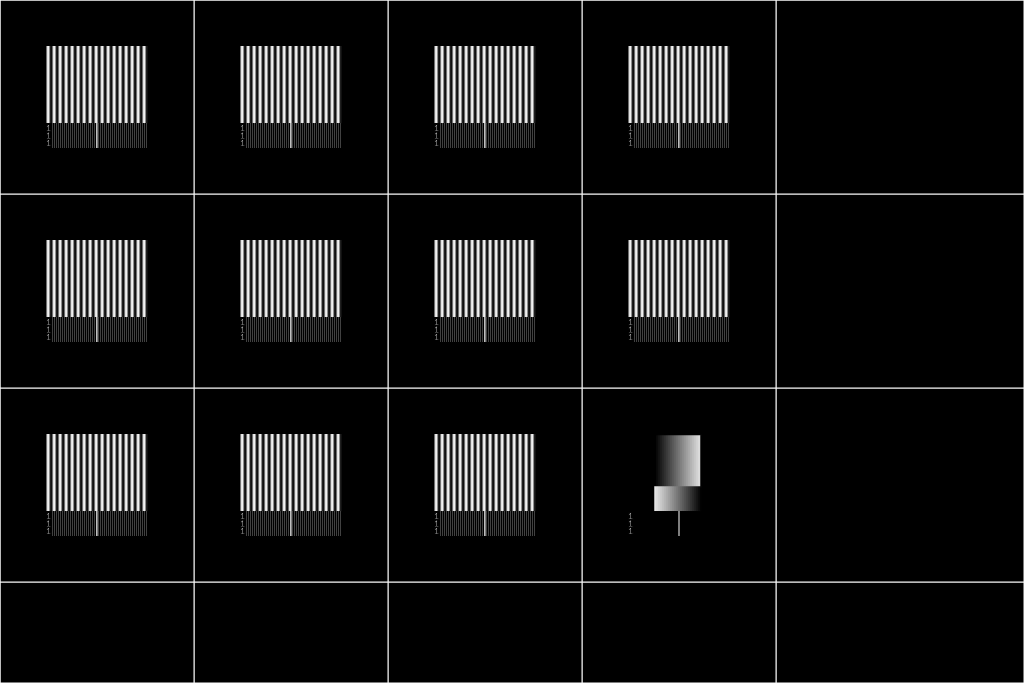
#> input picture prototype/pylib/minicosines3/0_cos.jpg, 4096 x 2732 px, found by its file name (shown at 1/4 size)
$ python edges.py
#> lines starting #> are read from the running program, lines starting #| are printed output that depends on the picture
import cv2
import matplotlib.pyplot as plt
import numpy as np


folder = "/home/samir/db3/prototype/pylib/minicosines3/"
# Open the image
img1 = cv2.imread(folder +'0_cos.jpg')
#> img1 is the input picture: shape (2732, 4096, 3); min 0, max 255, mean 21.1
img2 = cv2.imread(folder +'1_cos.jpg')
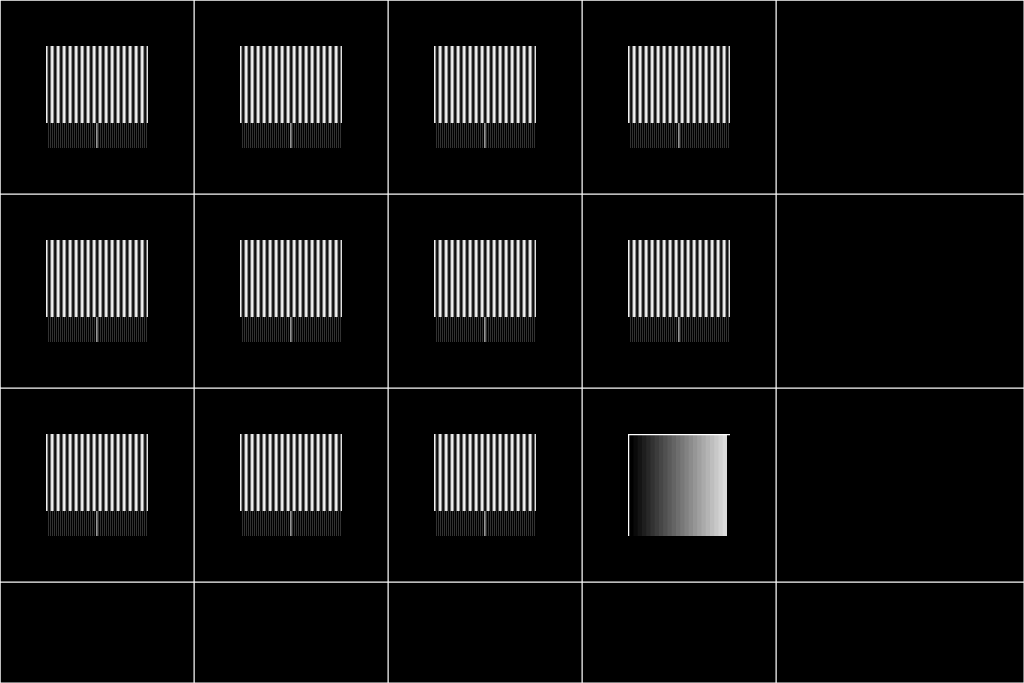
#> input picture prototype/pylib/minicosines3/1_cos.jpg, 4096 x 2732 px, found by its file name (shown at 1/4 size)
#> img2 is the input picture: shape (2732, 4096, 3); min 0, max 255, mean 21.8
img3 = cv2.imread(folder +'2_cos.jpg')
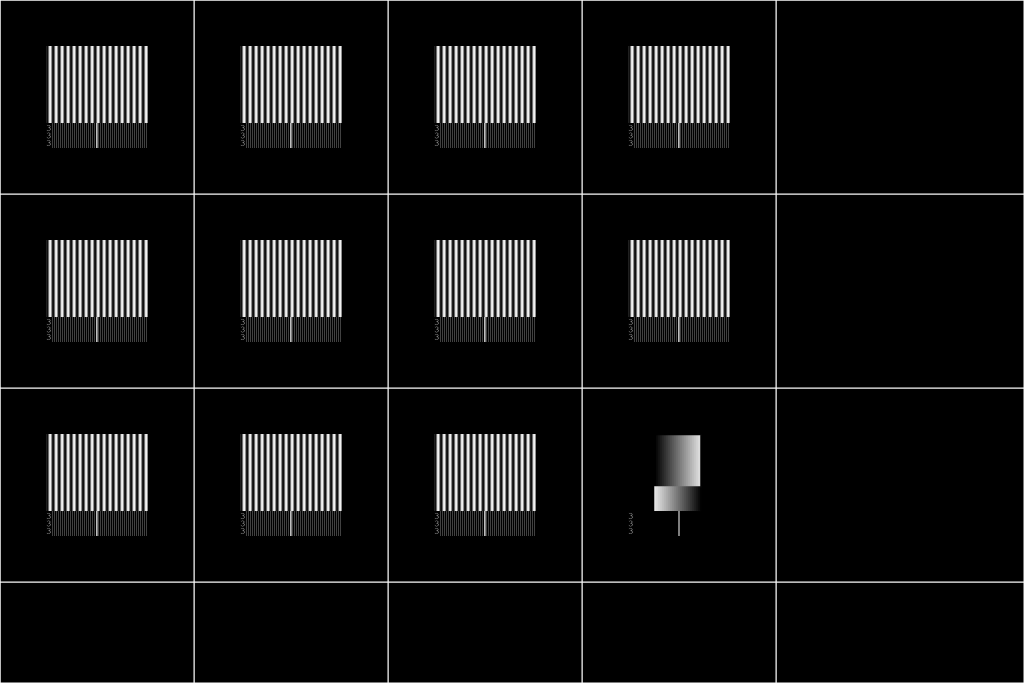
#> input picture prototype/pylib/minicosines3/2_cos.jpg, 4096 x 2732 px, found by its file name (shown at 1/4 size)
#> img3 is the input picture: shape (2732, 4096, 3); min 0, max 255, mean 21.1
img4 = cv2.imread(folder +'6_cos.jpg')
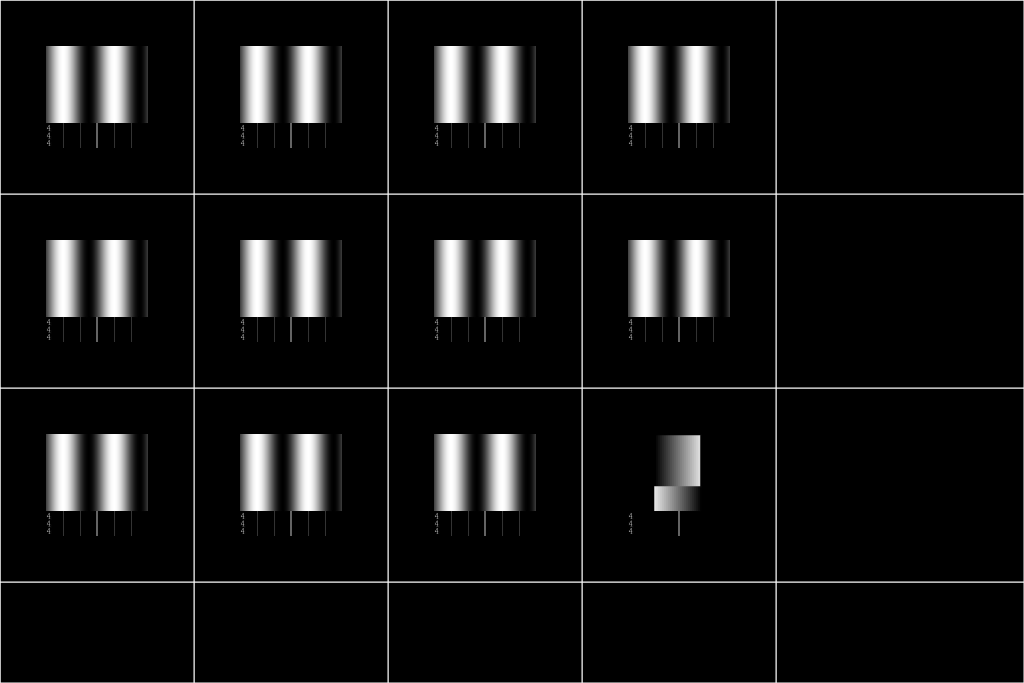
#> input picture prototype/pylib/minicosines3/6_cos.jpg, 4096 x 2732 px, found by its file name (shown at 1/4 size)
#> img4 is the input picture: shape (2732, 4096, 3); min 0, max 255, mean 19.9
img5 = cv2.imread(folder +'7_cos.jpg')
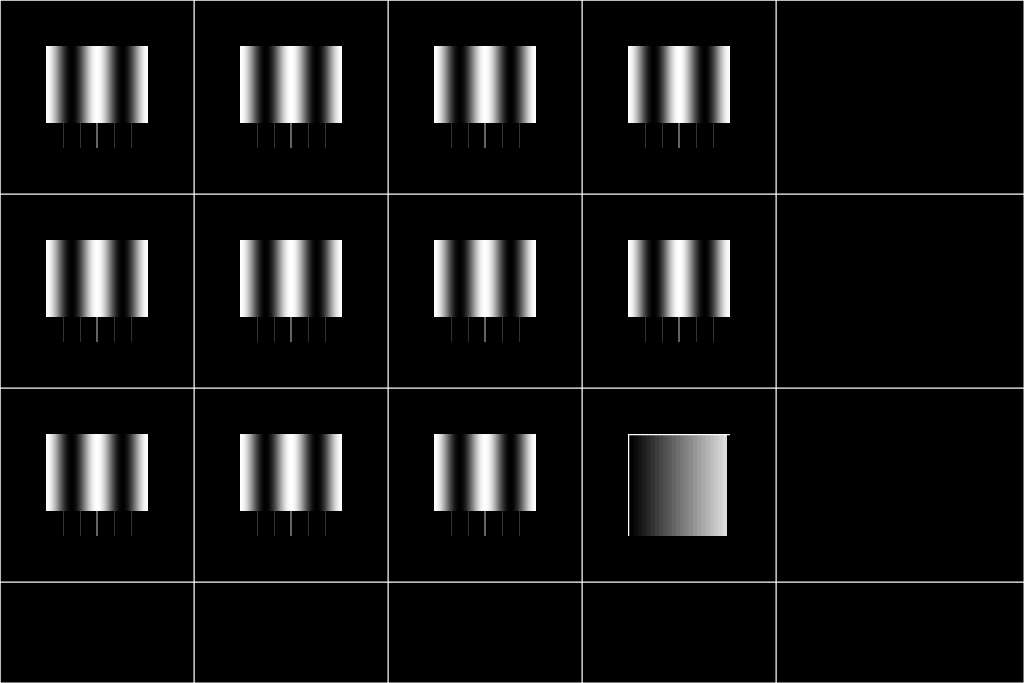
#> input picture prototype/pylib/minicosines3/7_cos.jpg, 4096 x 2732 px, found by its file name (shown at 1/4 size)
#> img5 is the input picture: shape (2732, 4096, 3); min 0, max 255, mean 20.9
img6 = cv2.imread(folder +'8_cos.jpg')
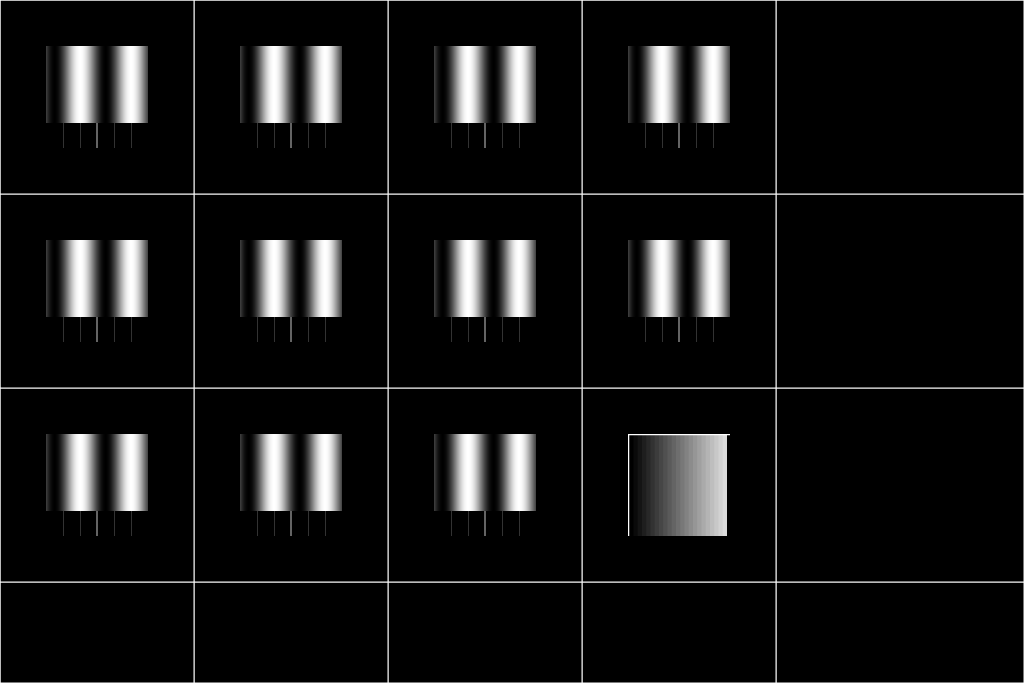
#> input picture prototype/pylib/minicosines3/8_cos.jpg, 4096 x 2732 px, found by its file name (shown at 1/4 size)
#> img6 is the input picture: shape (2732, 4096, 3); min 0, max 255, mean 20.9
centertemplate = img1[500:520, 386:390]
cv2.imwrite(folder + 'centertemplate.png', centertemplate)
fringetemplate = img1[500:520, 375:379]
cv2.imwrite(folder + 'fringetemplate.png', fringetemplate)
onetemplate = img1[500:530, 187:203]
cv2.imwrite(folder + 'onetemplate.png', onetemplate)
twotemplate = img2[500:530, 187:203]
cv2.imwrite(folder + 'twotemplate.png', twotemplate)
threetemplate = img3[500:530, 187:203]
cv2.imwrite(folder + 'threetemplate.png', threetemplate)
fourtemplate = img4[500:530, 187:203]
cv2.imwrite(folder + 'fourtemplate.png', fourtemplate)
fivetemplate = img5[500:530, 187:203]
cv2.imwrite(folder + 'fivetemplate.png', fivetemplate)
sixtemplate = img6[500:530, 187:203]
cv2.imwrite(folder + 'sixtemplate.png', sixtemplate)


def match(img, template):
    h, w, _ = template.shape
#> h = 30; w = 16
    print(template.shape)
#| (30, 16, 3)
    print(w,h)
#| 16 30
    res = cv2.matchTemplate(img,template,cv2.TM_CCOEFF_NORMED)
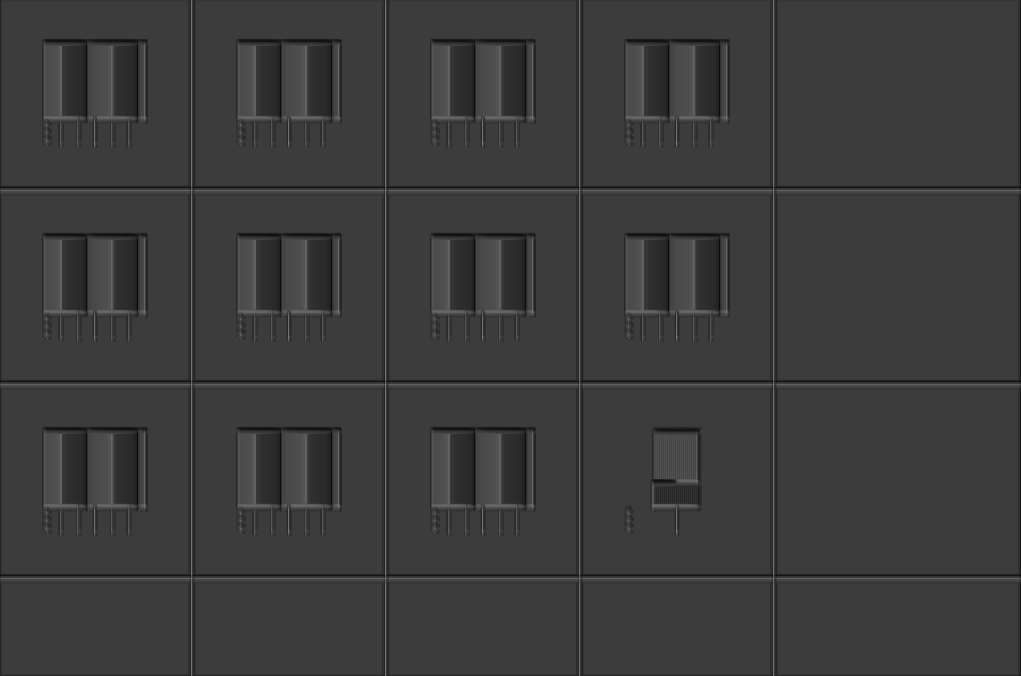
#> res: shape (2703, 4081) float32 (shown at 1/4 size); min -0.309, max 1, mean -0.00274; drawn with min black and max white
    threshold = 0.9
    loc = np.where( res >= threshold)
#> loc = 36 positions, rows 500 to 2112, columns 187 to 2515
    for pt in zip(*loc[::-1]):
        print(pt)
        cv2.rectangle(img, pt, (pt[0] + w, pt[1] + h), (0,0,255), 1)
#> this loop made 36 passes
#> pt on passes 1 to 12: (187, 500), (963, 500), (1739, 500), (2515, 500), (187, 530), (963, 530), (1739, 530), (2515, 530), (187, 560), (963, 560), (1739, 560), (2515, 560)
#| (187, 500)
#| (963, 500)
#| (1739, 500)
#| (2515, 500)
#| (187, 530)
#| (963, 530)
#| (1739, 530)
#| (2515, 530)
#> (further printed lines are left out)
    return(img)
img = match(img4, fourtemplate)
# img = match(img, centertemplate)
# img= match(img, fringetemplate)
# cv2.imwrite(folder + 'res1.png',img1)
cv2.imwrite(folder + 'res4.png',img)
